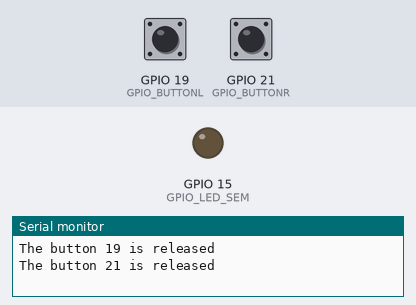
Recording of a sketch running on a simulated ESP32. Shown: output pins drawn as LEDs (lit = HIGH), the last lines printed to the serial monitor. Dashed ring = blinking. The inputs (shaded band) are chosen by the test bench; at power-on: GPIO 19 (GPIO_BUTTONL) HIGH, GPIO 21 (GPIO_BUTTONR) HIGH.

Above: at 3.2 s.
3.3 s: GPIO 19 (GPIO_BUTTONL) pulled LOW for 0.15 s
At 3.53 s:
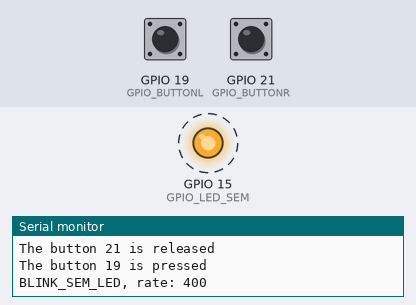
Timing chart, 0 to 12.4 s (numbered marks = the images above; inputs shaded):
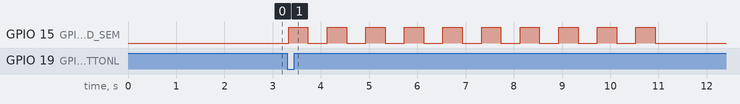

Measured:
- after the input at 3.3 s, GPIO 15 (GPIO_LED_SEM): alternates HIGH for 0.40 s and LOW for 0.40 s, 20 changes in all, then stays LOW, starting at once

The sketch:

ch5_2button_semaphore_std.ino
```cpp
// (licence header left out)
#include "time.h"
// LED is active high
#define GPIO_LED_SEM 15
#define GPIO_BUTTONL 19
#define GPIO_BUTTONR 21
#define DEBOUNCE_TIME 30 // the debounce time in millisecond, increase this time if it still chatters
//Declare SemaphoreHandle
static SemaphoreHandle_t blockled;

//
// Button Debouncing task:
//
static void debounce_task(void *argp) {
unsigned button_gpio = *(unsigned*)argp;
// Variables will change:
int lastSteadyState = LOW; // the previous steady state from the input pin
int lastFlickerableState = LOW; // the previous flickerable state from the input pin
int currentState; // the current reading from the input pin
// the following variables are unsigned longs because the time, measured in
// milliseconds, will quickly become a bigger number than can be stored in an int.
//https://esp32io.com/tutorials/esp32-button-debounce
unsigned long lastDebounceTime = 0; // the last time the output pin was tog
for (;;) {
currentState = digitalRead(button_gpio);
// check to see if you just pressed the button
// (i.e. the input went from LOW to HIGH), and you've waited long enough
// since the last press to ignore any noise:
// If the switch/button changed, due to noise or pressing:
if (currentState != lastFlickerableState) {
// reset the debouncing timer
lastDebounceTime = millis();
// save the the last flickerable state
lastFlickerableState = currentState;
}
if ((millis() - lastDebounceTime) > DEBOUNCE_TIME) {
// whatever the reading is at, it's been there for longer than the debounce
// delay, so take it as the actual current state:
// if the button state has changed:
if(lastSteadyState == HIGH && currentState == LOW){
printf("The button %d is pressed\r\n", button_gpio);
if (button_gpio==26)
blink_sem_led(200);
else
blink_sem_led(400);
}
else if(lastSteadyState == LOW && currentState == HIGH){
printf("The button %d is released\r\n", button_gpio);
}
// save the the last steady state
lastSteadyState = currentState;
}
taskYIELD();
}
}

// function blinks GPIO_led_sem in given rate(ms) for 10 times
void blink_sem_led(int rate){
//set Semaphore and when done relase the Semaphore
if( xSemaphoreTake( blockled, ( TickType_t ) 0 ) )
{
int count = 0;
printf("BLINK_SEM_LED, rate: %d\r\n",rate );
while (count<10){
digitalWrite(GPIO_LED_SEM,HIGH);
delay(rate);
digitalWrite(GPIO_LED_SEM,LOW);
delay(rate);
count++;
}

//free Semaphore
xSemaphoreGive(blockled);
}
}
//
// Initialization:
//
void setup() {
int app_cpu = xPortGetCoreID();
static int left = GPIO_BUTTONL;
static int right = GPIO_BUTTONR;
TaskHandle_t h;
BaseType_t rc;
delay(2000); // Allow USB to connect
// create here binary Semaphore and release the Semaphore
blockled = xSemaphoreCreateBinary();
// free binarys semaphore........
xSemaphoreGive(blockled);
pinMode(GPIO_LED_SEM,OUTPUT);
pinMode(GPIO_BUTTONL,INPUT_PULLUP);
pinMode(GPIO_BUTTONR,INPUT_PULLUP);
rc = xTaskCreatePinnedToCore(
debounce_task,
"debounceL",
2048, // Stack size
&left, // Left button gpio
1, // Priority
&h, // Task handle
app_cpu // CPU
);
assert(rc == pdPASS);
assert(h);
rc = xTaskCreatePinnedToCore(
debounce_task,
"debounceR",
2048, // Stack size
&right, // Right button gpio
1, // Priority
&h, // Task handle
app_cpu // CPU
);
assert(rc == pdPASS);
assert(h);
}
// Not used
void loop() {
vTaskDelete(nullptr);
}
```
